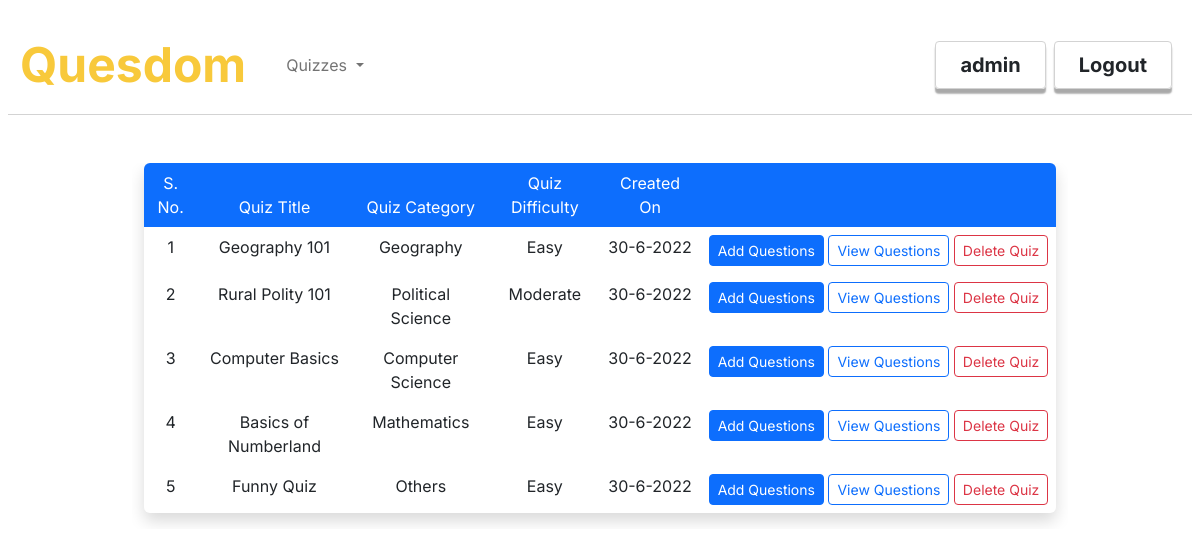
/indexquiz (signed in), run on the app's committed database.
### quesdom/models.py (models this page shows, shortened)
class Users(db.Model, UserMixin):
    id = db.Column(db.Integer, primary_key = True)
    username = db.Column(db.String(30), unique=True, nullable= False)
    email = db.Column(db.String(50), unique=True,nullable=False)
    password = db.Column(db.String(60), nullable=False)
    role = db.Column(db.String(20), nullable=False)

class Quizzes(db.Model):
    id = db.Column(db.Integer, primary_key = True)
    quiz_title = db.Column(db.String(30), nullable= False)
    quiz_description = db.Column(db.String(200), nullable=False)
    quiz_category = db.Column(db.String(20), nullable=False)
    quiz_difficulty = db.Column(db.String(10), nullable=False)
    date_created = db.Column(db.DateTime, nullable=False, default=datetime.utcnow)

### quesdom/routes.py (the view)
@app.route('/indexquiz')
@login_required
def indexquiz():
    if not current_user.role == 'Admin':
        flash('You must be an admin to access this page!',category='info')
        return redirect('home')
    if Quizzes.query.filter_by().count() == 0:
        flash('No quizzes found, please add a quiz!','info')
        return redirect('home')
    return render_template('indexquiz.html',title='All Quizzes',quizzes = Quizzes.query.all())

### quesdom/models.py (called while the page is built)
@login_manager.user_loader
def load_user(user_id):
    return Users.query.get(int(user_id))

### quesdom/templates/indexquiz.html
{%extends "layout.html"%}
{%block content%}
<div class="content-section row p-2 pt-md-5 justify-content-center">
    <div class="col-10 col-sm-10 col-md-10 overflow-auto">
        <table class="table overflow-hidden rounded table-borderless shadow text-center">
            <thead class="bg-primary text-white">
                <td>
                    S. No.
                </td>
                <td>
                    Quiz Title
                </td>
                <td>
                    Quiz Category
                </td>
                <td>
                    Quiz Difficulty
                </td>
                <td>
                    Created On
                </td>
                <td>
                </td>
            </thead>
            {%for quiz in quizzes%}
                <tr>
                    <td>
                        {{loop.index}}
                    </td>
                    <td>
                        {{quiz.quiz_title}}
                    </td>
                    <td>
                        {{quiz.quiz_category}}
                    </td>
                    <td>
                        {{quiz.quiz_difficulty}}
                    </td>
                    <td>
                        {{quiz.date_created.day}}-{{quiz.date_created.month}}-{{quiz.date_created.year}}
                    </td>
                    <td class="text-nowrap text-end">
                        <a class="btn btn-primary btn-sm" href="{{url_for('createquestion',id=quiz.id)}}">Add Questions</a>
                        <a class="btn btn-outline-primary btn-sm" href="{{url_for('indexquestions',quiz_id=quiz.id)}}">View Questions</a>
                        <a class="btn btn-outline-danger btn-sm" href="{{url_for('deletequiz',quiz_id=quiz.id)}}">Delete Quiz</a>
                    </td>
                </tr>
            {%endfor%}
        </table>
    </div>
</div>
{%endblock%}

### quesdom/templates/layout.html (shortened to what this page needs)
<!DOCTYPE html>
<html lang="en">
  <head>
    <link rel="stylesheet" href="./static/styles.css"/>
    <link href="https://cdn.jsdelivr.net/npm/bootstrap@5.2.0-beta1/dist/css/bootstrap.min.css" rel="stylesheet">
    <link href="https://cdn.jsdelivr.net/npm/bootstrap@5.2.0-beta1/dist/css/bootstrap.min.css" rel="stylesheet">
  </head>
  <body  style="font-family: Inter;" onload="adjustLoginBtn()">
    <nav class="mt-3 mx-2 navbar navbar-expand-lg">
      <div class="container-fluid">
        <a class="navbar-brand fw-bolder" href="{{url_for('home')}}"><span class="brand-text">Quesdom</span></a>
        <div class="collapse navbar-collapse" id="navbarSupportedContent">
          <ul class="ms-3 navbar-nav me-auto mb-2 mb-lg-0">
            {%if current_user.role == 'Admin'%}
            <li class="nav-item dropdown py-4 py-sm-0">
              <a class="text-center nav-link dropdown-toggle" href="#" id="navbarDropdown" role="button" data-bs-toggle="dropdown" aria-expanded="false">
                  Quizzes
                </a>
            </li>
            {%endif%}
          </ul>
            {% if current_user.is_authenticated %}
              <div class="d-flex justify-content-center">
                <a id="login-btn-inner" style=" border: 1px solid lightgrey;" class="fw-bold px-4 py-2 btn text-dark fs-5 rounded-1 me-2" type="button" href="{{url_for('account')}}">{{current_user.username}}</a>
                <a id="login-btn-inner" style=" border: 1px solid lightgrey;" class="fw-bold px-4 py-2 btn text-dark fs-5 rounded-1 me-2" type="button" href="{{url_for('logout')}}">Logout</a>
              </div>
            {%endif%}
      </div>
    </nav>
    <div class="container">
        {%block content%}{%endblock%}
    </div>
  </body>
</html>

### quesdom/static/styles.css (style rules this page uses)
:root { --main-color: rgb(248,201,59); }
.nav-link { border-bottom: 2px solid darkgrey; }
.brand-text { font-size: 3rem; color: var(--main-color); }
#login-btn-inner { transition: 0.2s; box-shadow: 0 0.3rem 0.1rem 0 darkgrey; }
@media (max-width: 1200px) { .nav-link { border-bottom: none; } }
@media (max-width: 1200px) { .navbar { border-bottom: 1px solid lightgrey; } }

### data on the page
Users: username "admin"
Quizzes: quiz_title "Geography 101", quiz_category "Geography", quiz_difficulty "Easy", date_created.day "30", date_created.month "6", date_created.year "2022"
Quizzes: quiz_title "Rural Polity 101", quiz_category "Political Science", quiz_difficulty "Moderate", date_created.day "30", date_created.month "6", date_created.year "2022"
Quizzes: quiz_title "Computer Basics", quiz_category "Computer Science", quiz_difficulty "Easy", date_created.day "30", date_created.month "6", date_created.year "2022"
Quizzes: quiz_title "Basics of Numberland", quiz_category "Mathematics", quiz_difficulty "Easy", date_created.day "30", date_created.month "6", date_created.year "2022"
Quizzes: quiz_title "Funny Quiz", quiz_category "Others", quiz_difficulty "Easy", date_created.day "30", date_created.month "6", date_created.year "2022"
